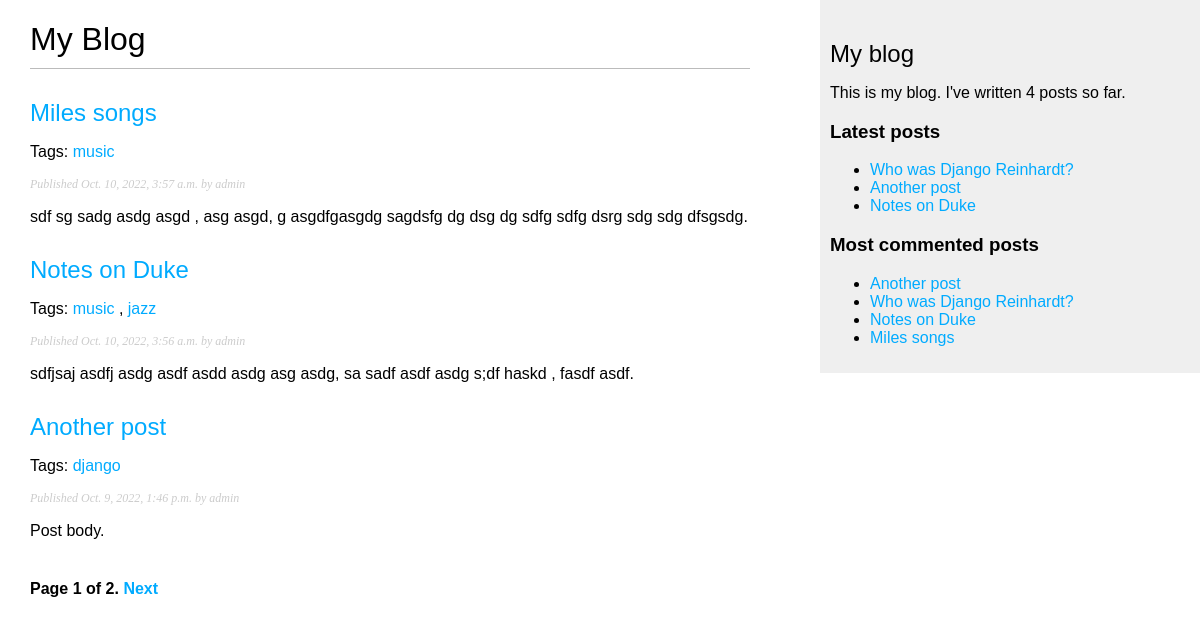
The page /blog/ on the database as committed earlier.
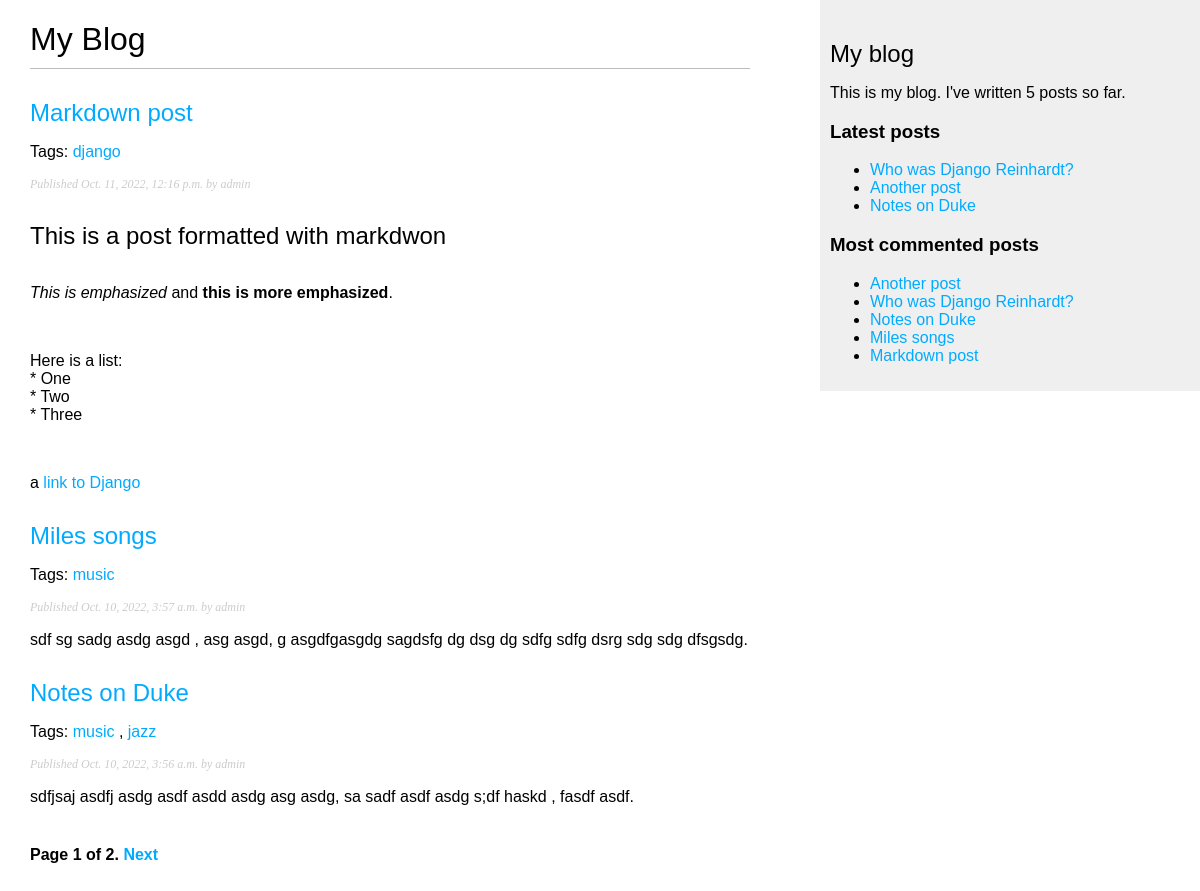
The same page on the database as committed later.
### blog/models.py (models this page shows, shortened)
class Post(models.Model):
    STATUS_CHOICES = (
        ('draft', 'Draft'),
        ('published', 'Published'),
    )
    title = models.CharField(max_length=250)
    slug = models.SlugField(max_length=250,
                            unique_for_date='publish')
    author = models.ForeignKey(User,
                               on_delete=models.CASCADE,
                               related_name='blog_posts')
    body = models.TextField()
    publish = models.DateTimeField(default=timezone.now)
    created = models.DateTimeField(auto_now_add=True)
    updated = models.DateTimeField(auto_now=True)
    status = models.CharField(max_length=10,
                              choices=STATUS_CHOICES,
                              default='draft')
    class Meta:
        ordering = ('-publish',)
    objects = models.Manager()  # default manager
    published = PublishedManager()  # custom manager
    def get_absolute_url(self):
        return reverse('blog:post_detail',
                       args=[self.publish.year,
                             self.publish.month,
                             self.publish.day, self.slug])
    tags = TaggableManager()

### blog/views.py (the view)
# urls.py: path('', views.post_list, name='post_list'),
def post_list(request, tag_slug=None):
    object_list = Post.published.all()
    tag = None
    if tag_slug:
        tag = get_object_or_404(Tag, slug=tag_slug)
        object_list = object_list.filter(tags__in=[tag])
    paginator = Paginator(object_list, 3)
    page = request.GET.get('page')
    try:
        posts = paginator.page(page)
    except PageNotAnInteger:
        posts = paginator.page(1)
    except EmptyPage:
        posts = paginator.page(paginator.num_pages)
    return render(request,
                  'blog/post/list.html',
                  {'page': page,
                   'posts': posts,
                   'tag': tag})

### blog/models.py (called while the page is built)
    def get_queryset(self):
        return super(PublishedManager, self).get_queryset().filter(status='published')

### blog/templatetags/blog_tags.py (called while the page is built)
@register.simple_tag
def total_posts():
    return Post.published.count()

@register.inclusion_tag('blog/post/latest_posts.html')
def show_latest_posts(count=5):
    latest_posts = Post.published.order_by('publish')[:count]
    return {'latest_posts': latest_posts}

@register.simple_tag
def get_most_commented_posts(count=5):
    return Post.published.annotate(
        total_comments=Count('comments')
    ).order_by('-total_comments')[:count]

@register.filter(name='markdown')
def markdown_format(text):
    return mark_safe(markdown.markdown(text))

### blog/templates/blog/post/list.html (shortened to what this page needs)
{% extends "blog/base.html" %}
{% load blog_tags %}
{% block content %}
    <h1>My Blog</h1>
    {% for post in posts %}
        <h2>
            <a href="{{ post.get_absolute_url }}">
                {{ post.title }}
            </a>
        </h2>
        <p class="tags">
            Tags:
            {% for tag in post.tags.all %}
                <a href="{% url "blog:post_list_by_tag" tag.slug %}">
                    {{ tag.name }}
                </a>
                {% if not forloop.last %}, {% endif %}
            {% endfor %}
        </p>
        <p class="date">
            Published {{ post.publish }} by {{ post.author }}
        </p>
        {{ post.body|markdown|truncatewords_html:30|linebreaks }}
    {% endfor %}
    {% include "pagination.html" with page=posts%}
{% endblock %}

### blog/templates/blog/base.html (shortened to what this page needs)
{% load blog_tags %}
{% load static %}
<!DOCTYPE html>
<html lang="en">
<head>
    <link href="{% static "css/blog.css" %}" rel="stylesheet">
</head>
<body>
    <div id="content">
        {% block content %}
        {% endblock %}
    </div>
    <div id="sidebar">
        <h2>My blog</h2>
        <p>This is my blog. I've written {% total_posts %} posts so far.</p>
        <h3>Latest posts</h3>
        {% show_latest_posts 3 %}
        <h3>Most commented posts</h3>
        {% get_most_commented_posts as most_commented_posts %}
        <ul>
            {% for post in most_commented_posts %}
                <li>
                    <a href="{{ post.get_absolute_url }}">{{ post.title}}</a>
                </li>
            {% endfor %}
        </ul>
    </div>
</body>
</html>

### blog/templates/blog/post/latest_posts.html
<ul>
    {% for post in latest_posts %}
        <li>
            <a href="{{ post.get_absolute_url }}">{{ post.title }}</a>
        </li>
    {% endfor %}
</ul>

Rows that differ between the two databases and show on the page:
no longer on one of the page's lists (row unchanged): Post: title "Another post", publish "Oct. 9, 2022, 1:46 p.m.", author "admin", body "Post body."
added Post: title "Markdown post", publish "Oct. 11, 2022, 12:16 p.m.", author "admin", body "This is a post formatted with markdwon This is emphasized and this is more emphasized . Here is a list: * One * Two * Three a link to Django", Tag (name "django")
computed for Post "Another post": loses Tag (name "django")
Other text that changed with them:
text no longer shown: "4"
text now shown: "5"
